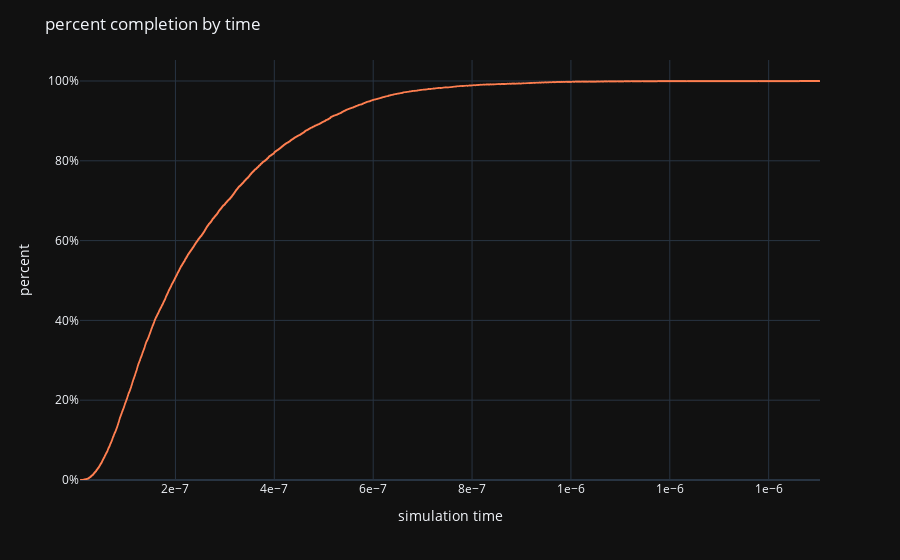

This figure's notebook cell:
### Code cell
from hdna.reporting import percomplot
percomplot(tau, theme='dark')

### Figure 1 — Plotly figure (JSON) as saved in the notebook; plotly's stock layout.template omitted (floating-point values rounded to 4 significant figures; data arrays with more than 128 entries replaced by an {"elided": "..."} marker saying what was removed)
{"data": [{"hovertemplate": "variable=0<br>value=%{x}<br>percent=%{y}<extra></extra>", "legendgroup": "0", "line": {"color": "coral", "dash": "solid", "shape": "hv", "width": 2}, "marker": {"color": "#636efa", "symbol": "circle"}, "mode": "lines", "name": "0", "showlegend": true, "type": "scattergl", "x": {"elided": "10000 float values"}, "xaxis": "x", "y": {"elided": "10000 float values"}, "yaxis": "y"}], "layout": {"legend": {"title": {"text": "variable"}, "tracegroupgap": 0}, "margin": {"t": 60}, "showlegend": false, "title": {"text": "percent completion by time"}, "xaxis": {"anchor": "y", "domain": [0, 1], "tickformat": ".0e", "title": {"text": "simulation time"}}, "yaxis": {"anchor": "x", "domain": [0, 1], "rangemode": "tozero", "ticksuffix": "%", "title": {"text": "percent"}}}}
